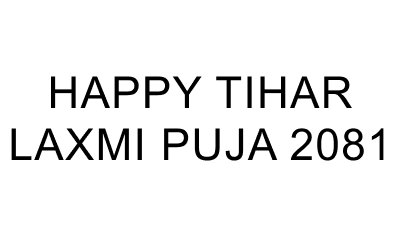
#> input picture 30Days Self Learning Challenge/Day29/th.png, 400 x 228 px
$ python laxmiPuja2081.py
#> lines starting #> are read from the running program, lines starting #| are printed output that depends on the picture
import numpy as np
import matplotlib.pyplot as plt
from matplotlib.animation import FuncAnimation
from PIL import Image
import colorsys
import random
import math

# Load the image
image_path = 'th.png'  # Replace with your image path
image = Image.open(image_path)
#> image is the input picture: PIL image 400x228 RGBA; mean R, G, B, A 237.6, 237.6, 237.6, 255

# Convert image to grayscale
image = image.convert('L')  # Use 'L' for grayscale
#> image: PIL image 400x228 L

# Extract pixel values
pixel_values = np.array(image)

# Save the pixel values to a file
np.save('pixel_values.npy', pixel_values)

# Load the pixel values from the saved file
loaded_pixel_values = np.load('pixel_values.npy')

# Create an RGBA image based on the loaded pixel values
height, width = loaded_pixel_values.shape
glow_image = np.zeros((height, width, 4), dtype=np.uint8)  # 4 channels for RGBA

# Define characters for display
characters = "HAPPY TIHAR LAXMI PUJA 2081"

# Define the size of each character block
char_block_size = 2  # Adjust this value to increase/decrease character size

# Create a figure and axis for the animation
fig, ax = plt.subplots(figsize=(10, 5))
image_display = ax.imshow(glow_image, animated=True)
ax.axis('off')  # Turn off axis

# Function to generate a random bright color
def random_real_bright_color():
    hue = random.uniform(0, 1)  # Hue between 0 and 1 (all colors)
    saturation = random.uniform(0.7, 1)  # High saturation for vibrancy
    lightness = random.uniform(0.5, 0.8)  # Medium lightness for brightness
    rgb = colorsys.hls_to_rgb(hue, lightness, saturation)  # Convert HSL to RGB
    return [int(255 * c) for c in rgb] + [255]  # Convert to 0-255 scale and add full opacity

# Function to generate a random dim color (for off state)
def random_real_dim_color():
    hue = random.uniform(0, 1)
    saturation = random.uniform(0.2, 0.5)  # Lower saturation for a dim effect
    lightness = random.uniform(0.1, 0.3)  # Low lightness for dimness
    rgb = colorsys.hls_to_rgb(hue, lightness, saturation)
    return [int(255 * c) for c in rgb] + [random.randint(0, 128)]  # Add semi-transparency

# Pre-generate unique color pairs for each character
character_color_map = {char: (random_real_bright_color(), random_real_dim_color()) for char in set(characters)}

# Animation parameters
frame_offset = 0  # To control the movement direction
scroll_speed = 1  # Speed of scrolling

# Animation update function with pre-generated color combinations
def update(frame):
#> called with frame = 0
    global frame_offset
    # Clear glow image for each frame
    glow_image[:, :] = 0  # Reset to transparent

    # Update the frame offset for scrolling effect
    frame_offset += scroll_speed

    # Keep frame_offset within bounds
    frame_offset %= len(characters)

    for i in range(height):
        for j in range(width):
            if loaded_pixel_values[i, j] < 128:  # Assuming dark pixels are letter pixels
                # Calculate char_index using frame_offset
                char_index = (j // char_block_size + frame_offset) % len(characters)

                # Get the character and its color pair
                char = characters[char_index]
                on_color, off_color = character_color_map[char]

                # Calculate intensity based on frame to create a pulsing effect
                intensity = (math.sin(frame * 0.1 + char_index) + 1) / 2  # Varies between 0 and 1
                current_color = [int(on_color[k] * intensity + off_color[k] * (1 - intensity)) for k in range(4)]

                # Draw the glow with pre-generated colors
                for k in range(char_block_size):  # Fill a block for the character
                    for l in range(char_block_size):
                        if i + k < height and j + l < width:  # Ensure within bounds
                            glow_image[i + k, j + l] = current_color

    # Update the display image
    image_display.set_array(glow_image)

    return image_display,

# Create an animation
ani = FuncAnimation(fig, update, frames=100, interval=50, blit=True)

# Show the animation
plt.show()
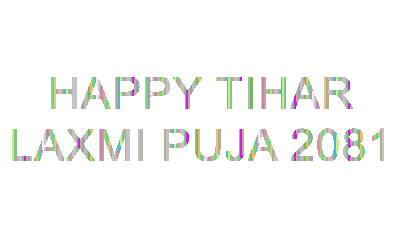
#> shown: shape (228, 400, 4); mean R, G, B, A 10.2, 10.6, 8.6, 14.5; transparent parts drawn white

$ run again, with 30Days Self Learning Challenge/Day29/HT.png copied over 30Days Self Learning Challenge/Day29/th.png
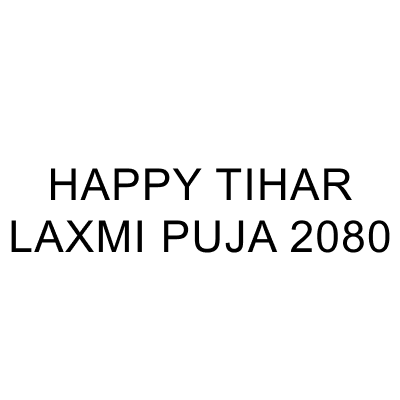
#> input picture 30Days Self Learning Challenge/Day29/HT.png, 400 x 400 px
#> image is the input picture: PIL image 400x400 RGBA; mean R, G, B, A 244.9, 244.9, 244.9, 255
#> image: PIL image 400x400 L
#> `plt.show()`:
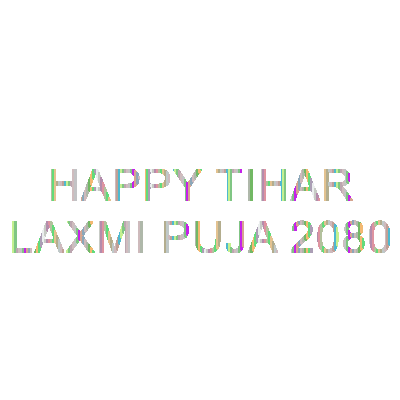
#> shown: shape (400, 400, 4); mean R, G, B, A 6, 6.2, 5.1, 8.4; transparent parts drawn white
